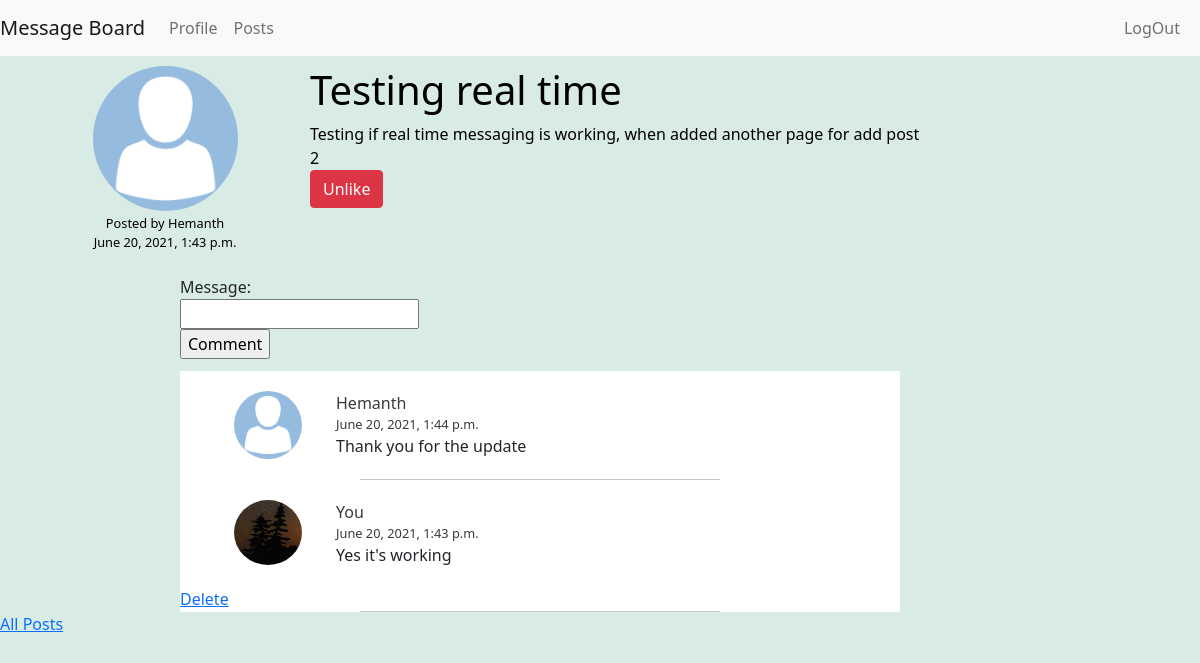
Screenshot of /27 (signed in) with the database file from the repository.
### post/models.py (models this page shows, shortened)
class Post(models.Model):
    title = models.CharField(max_length = 100)
    content = models.TextField()
    date_posted = models.DateTimeField(default = timezone.now)
    author = models.ForeignKey(User, on_delete = models.CASCADE, related_name="posts")
    liked_users = models.ManyToManyField(User, related_name="liked_posts")

class Comment(models.Model):
    post = models.ForeignKey(Post, on_delete=models.CASCADE, related_name="comments")
    user = models.ForeignKey(User, on_delete=models.CASCADE, related_name="comments")
    message = models.CharField(max_length=200)
    commented_on = models.DateTimeField(default= timezone.now)

### users/models.py (models this page shows, shortened)
class Profile(models.Model):
    user = models.OneToOneField(User, related_name="profile", on_delete=models.CASCADE)
    profile_pic = models.ImageField(upload_to="profile_pics/", default="avatar.png")
    bio = models.TextField(default="No bio")

### post/views.py (the view)
# urls.py: path("<int:post_id>", views.view_post, name="view_post"),
@login_required(login_url="users:login")
def view_post(request, post_id):
    post = get_object_or_404(Post, pk=post_id)
    comments = post.comments.all().order_by("-commented_on")
    liked_users = post.liked_users.all()
    profile_pic = request.user.profile.profile_pic.url
    print(profile_pic)
    if request.method == 'POST':
        form = CommentForm(request.POST)
        if form.is_valid():
            x = form.save(commit=False)
            x.user = request.user
            x.post = post
            x.save()
            messages.success(request, "Sucessfully added comment")
            return redirect(reverse("post:view_post", args=(post_id,)))
        messages.error(request, "Error! adding comment")
    else:
        form = CommentForm()
    return render(request, "post/view_post.html", {
        "post" : post,
        "comments" : comments,
        "form" : form ,
        "liked_users" : liked_users,
        "no_liked" : len(liked_users)
    })

### post/forms.py
class CommentForm(ModelForm):
    class Meta:
        model = Comment
        fields = ['message']

### post/templates/post/view_post.html (shortened to what this page needs)
{% extends "post/layout.html" %}
{% block content %}
    <div class="post-view">
        <div class="post_user">
            <img src="{{post.author.profile.profile_pic.url}}" class='post_pic'>
            <div class="details">
                <div class="author"> Posted by
                    {% if request.user == post.author %}
                        You
                    {% else %}
                        {{ post.author.first_name}}
                    {% endif %}
                </div>
                <div class="date"> {{ post.date_posted }} </div>
            </div>
        </div>
        <div class="post_content">
            <h1 class="title"> {{ post.title }} </h1>
            <div class="content"> {{ post.content }} </div>
            <div class="like"> {{ no_liked }}
                <form method="POST" action="{% url 'post:like_post' post.id %}" class="like_form">
                    {% if request.user in liked_users %}
                        <button type="submit" class="btn btn-danger"> Unlike </button>
                    {% else %}
                        <input type="hidden" value="like" name="type" id="like_type">
                        <button type="submit" class="btn btn-success"> Like </button>
                    {% endif %}
                </form>
            </div>
        </div>
    </div>
    <form add="{% url 'post:view_post' post.id %}" method="POST" class="comment-form">
        {{form}}
        <input type="submit" value="Comment">
    </form>
    <div class="comments">
        {% for comment in comments %}
            <div class="comment">
                <div class="comment-user-info">
                    <img src="{{comment.user.profile.profile_pic.url}}" class='post_pic' loading="lazy">
                </div>
                <div>
                    <div class="comment-author">
                        {% if request.user == comment.user %}
                            You
                        {% else %}
                            {{ comment.user.first_name}}
                        {% endif %}
                    </div>
                    <div class="comment-date">{{ comment.commented_on }} </div>
                    <div class="message"> {{ comment.message }} </div>
                </div>
            </div>
            <div class="delete-comment">
                {% if request.user == comment.user %}
                    <a href="{% url 'post:delete_comment' comment_id=comment.id post_id=post.id %}">Delete</a>
                {% endif %}
            </div>
            <hr style="width:50%; margin: auto; color:rgb(37, 32, 32);">
        {% empty %}
            <div class="empty">No comments yet</div>
        {% endfor %}
    </div>
    <a href="{% url 'post:index' %}">All Posts</a>
{% endblock %}

### post/static/post/styles.css (style rules this page uses)
* { margin: 0; box-sizing: border-box; }
body, .empty { background-color: #d8ebe4; }
.post, .post-view { display: block; color: black; position: relative; -webkit-margin-collapse: collapse; margin-bottom: 10px; padding: 10px 20px 10px; transition: all 0.3s ease-in-out; }
label { display: block; }
input { display: block; }
.comments { position: relative; width: 60%; margin-left: 15%; background-color: white; }
.comment-form { margin-left: 15%; margin-bottom: 1%; }
.comment { padding: 20px; position: relative; }
.comment-author { font-size: 1em; }
.comment-date { font-size: .8em; }
.comment-author, .comment-date { font-weight: 500; opacity: 0.9; }
.post_pic { height: 100%; width: 50%; background-size: contain; border-radius: 50%; }
.details, .details-1 { font-weight: 500; font-size: .8em; margin: 1% 0; }
.post_user, .post_content { position: relative; display: inline-block; }
.post_user { width: 25%; text-align: center; }
.post_content { width: 70%; }
.post, .post-view, .comment { display: flex; justify-content:flex-start; align-items: flex-start; flex-wrap: wrap; }
.comment-user-info { text-align: center; width: 20%; }

### rows the page displays
Post: author.profile.profile_pic (placeholder picture), author.first_name "Hemanth", date_posted "June 20, 2021, 1:43 p.m.", title "Testing real time", content "Testing if real time messaging is working, when added another page for add post"
Comment: user.profile.profile_pic (placeholder picture), user.first_name "Hemanth", commented_on "June 20, 2021, 1:44 p.m.", message "Thank you for the update"
Comment: user.profile.profile_pic (picture), shows "You", commented_on "June 20, 2021, 1:43 p.m.", message "Yes it's working", shows "Delete"

### other values shown
{{ no_liked }} "2"
